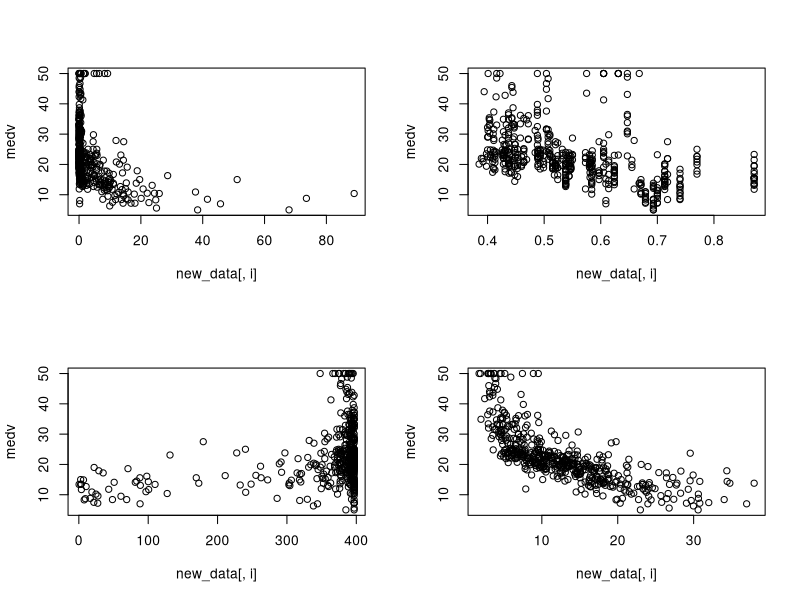

Write the R code that produced this figure. (Note: this script raises an error after producing the figure.)
library(MASS)
library(tidyverse)
glimpse(Boston)
??Boston
data = Boston
class(Boston)
#'chas' and 'rad' is not a ratio scale.

new_data = Boston[,c('medv',"crim","nox",'black','lstat')]
new_data
attach(Boston)
par(mfrow=c(2,2))

for(i in 2:5){
  plot(new_data[,i],medv,type='p')
}

Boston[which.min(Boston$medv),]
#which(Boston[,1]==min(data[,1]))

data[which(data[,1]==min(data[,1]))]
data[max(data[,1]==min(data[,1])),-1]


#Question No - 03
summary(data)
summary(data[,data])
boxplot(Boston$nox)
boxplot(Boston$crim)
boxplot(Boston$black)
boxplot(Boston$lstat)


which(data[,2])

plot(tax)
which(tax>700)

sum(chas) # Counting How many 1 is there in 'chas'
length(which(rm>7)) #Suburbs average more than seven rooms per dwelling?


# Summary statistics for crime rate, tax rate, and pupil-teacher ratio
summary(Boston[, c("crim", "tax", "ptratio")])

# Histograms to visualize distributions
par(mfrow = c(1, 3))  # Arrange plots in a 1x3 grid

# Histogram for crime rate
hist(Boston$crim, breaks = 50, main = "Crime Rate Distribution",
     xlab = "Per Capita Crime Rate", col = "lightblue")

# Histogram for tax rate
hist(Boston$tax, breaks = 50, main = "Tax Rate Distribution",
     xlab = "Property Tax Rate per $10,000", col = "lightgreen")

# Histogram for pupil-teacher ratio
hist(Boston$ptratio, breaks = 50, main = "Pupil-Teacher Ratio Distribution",
     xlab = "Pupil-Teacher Ratio", col = "lightcoral")


lm()